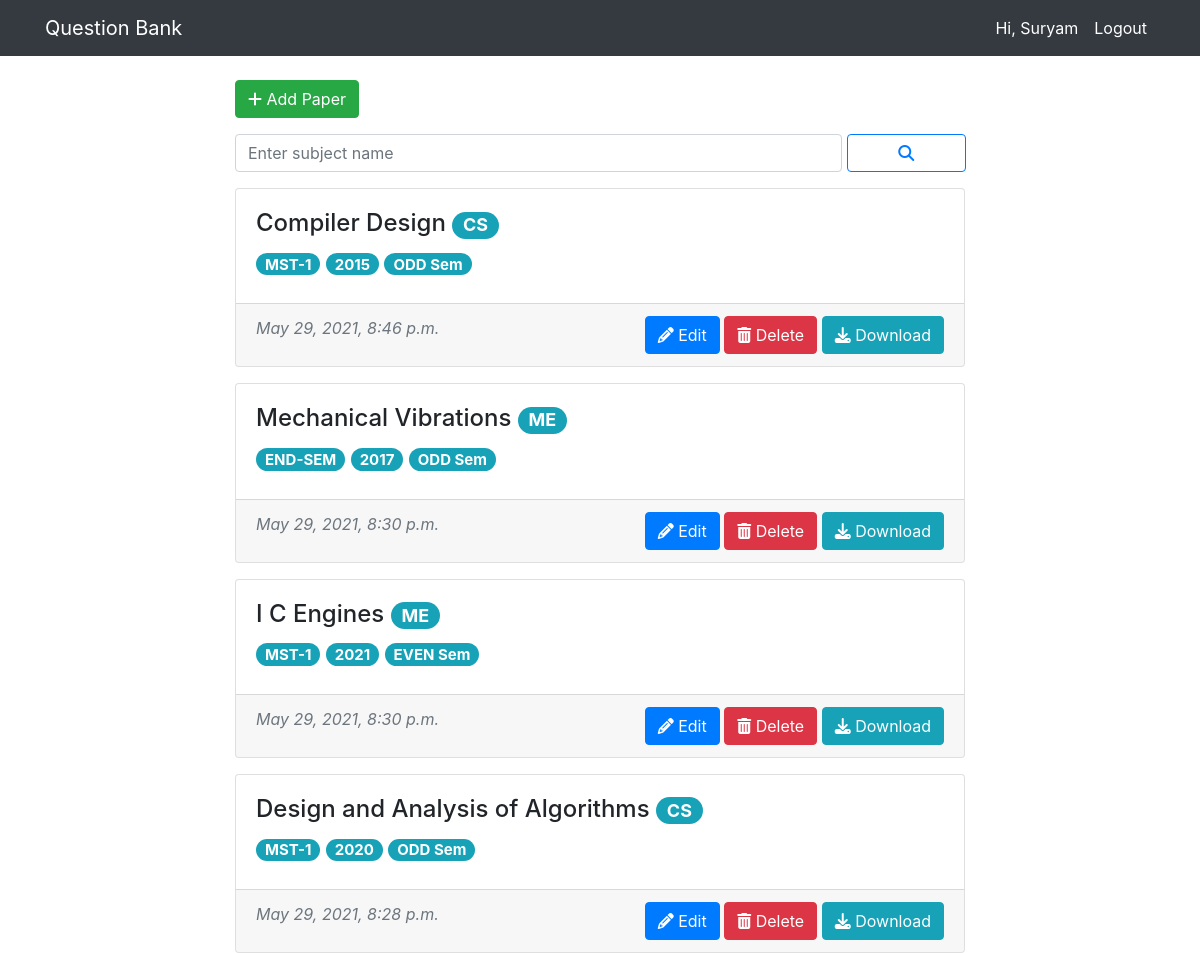
The page /paper/mylist/ (signed in, upper part) on the database as committed earlier.
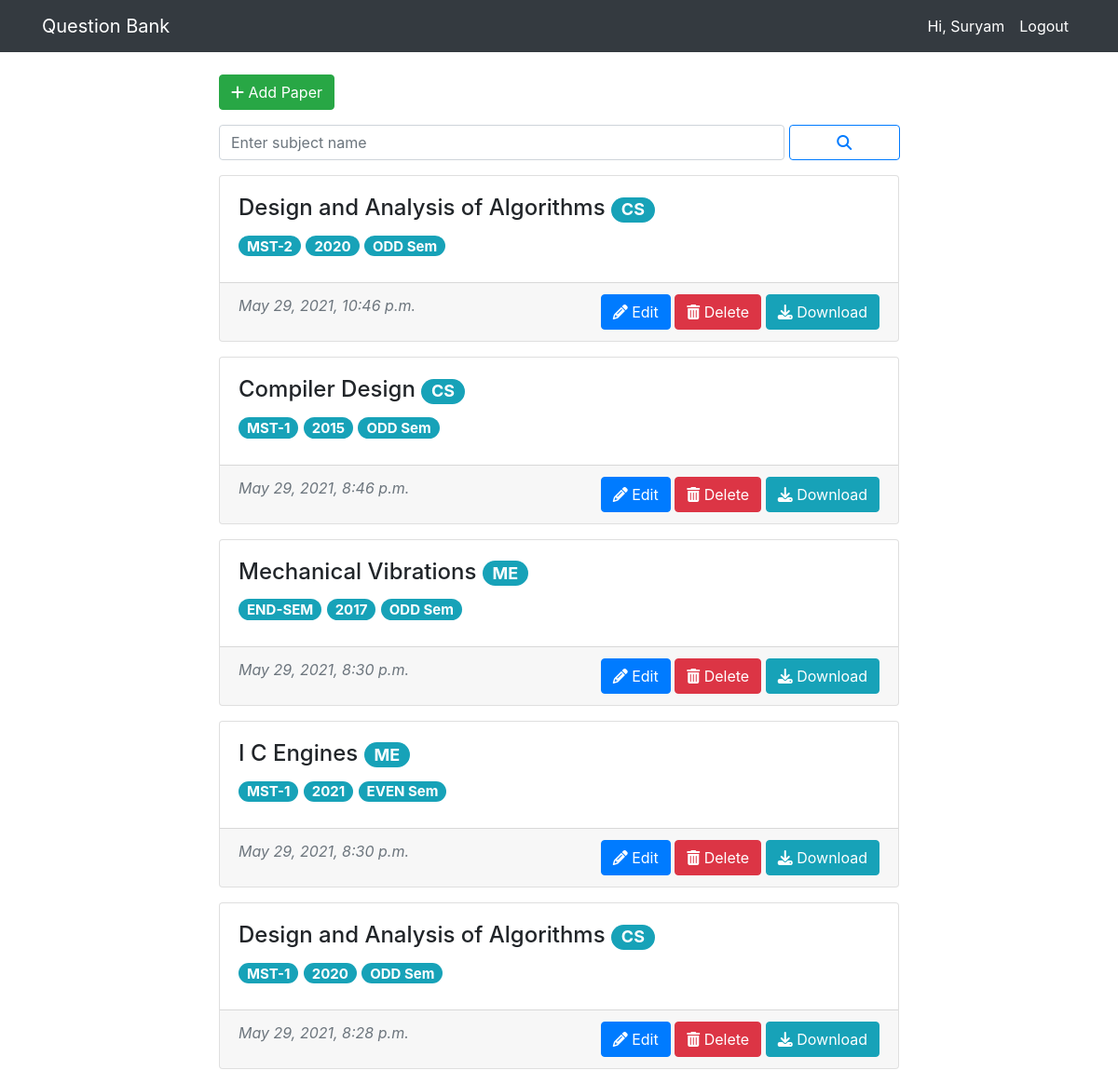
The same page on the database as committed later.
### questions/models.py (models this page shows, shortened)
class QuestionPaper(models.Model):
    branch = models.ForeignKey(Branch, on_delete=models.CASCADE)
    subject = ChainedForeignKey(
        Subject,
        on_delete=models.CASCADE,
        chained_field="branch",
        chained_model_field="branch",
    )
    year = models.PositiveIntegerField(
        validators=[
            MinValueValidator(2000),
            MaxValueValidator(datetime.date.today().year),
        ],
        help_text="Please use the following format: <em>YYYY</em>.",
    )
    semester = models.CharField(
        max_length=4,
        choices=SEMESTER_CHOICES,
        default='ODD',
    )
    exam = models.CharField(
        max_length=7,
        choices=EXAM_CHOICES,
        default='MST-1',
    )
    paper = models.FileField(
        upload_to=filePath,
        null=True,
        validators=[
            FileExtensionValidator(['pdf'])
        ],
    )
    author = models.ForeignKey(get_user_model(), on_delete=models.CASCADE,)
    uploaded_at = models.DateTimeField(auto_now_add=True)
    updated_at = models.DateTimeField(auto_now=True)
    class Meta:
        constraints = [
            models.UniqueConstraint(
                fields=['subject', 'year', 'semester', 'exam'],
                name='unique paper'
            ),
        ]

class Subject(models.Model):
    branch = models.ForeignKey(Branch, on_delete=models.CASCADE)
    subject_code = models.CharField(unique=True, max_length=10)
    subject_name = models.CharField(unique=True, max_length=256)
    subject_name_short = models.CharField(unique=True, max_length=5)
    def __str__(self):
        return self.subject_name

class Branch(models.Model):
    name = models.CharField(unique=True, max_length=256)
    def __str__(self):
        return self.name

### questions/views.py (the view)
# urls.py: path('paper/mylist/', MyListView.as_view(), name='mylist'),
class MyListView(LoginRequiredMixin, ListView):
    model = QuestionPaper
    template_name = 'questions/mylist.html'
    context_object_name = 'mylist'
    def get_queryset(self):
        filter_set = self.model.objects.all()
        if self.request.GET.get('search'):
            search = self.request.GET.get('search')
            query = Q(subject__subject_name__icontains=search) | Q(
                subject__subject_name_short__icontains=search)
            filter_set = self.model.objects.filter(query)
        return filter_set.filter(author=self.request.user).order_by('-updated_at')
    def get_context_data(self, **kwargs):
        context = super().get_context_data(**kwargs)
        if self.request.GET.get('search'):
            context['search'] = self.request.GET.get('search')
        return context

### templates/questions/mylist.html
{% extends 'base.html' %}
{% block content %}
    <a href="{% url 'create' %}" class="btn btn-success">
        <i class="fa fa-plus"></i> Add Paper
    </a>
    {% include 'searchbar.html' %}
    {% for p in mylist %}
        <div class="card my-3">
            <div class="card-body">
                <h4 class="card-title">
                    {{ p.subject }}
                    <span class="badge badge-pill badge-info">{{ p.branch }}</span>
                </h4>
                <h5>
                    <span class="badge badge-pill badge-info">{{ p.exam }}</span>
                    <span class="badge badge-pill badge-info">{{ p.year }}</span>
                    <span class="badge badge-pill badge-info">{{ p.semester }} Sem</span>
                </h5>
            </div>
            <div class="card-footer">
                <div class="row">
                    <div class="col-xl-6 my-2 my-md-0 text-muted">
                        <em> {{ p.updated_at }}</em>
                    </div>
                    <div class="col-xl-6 my-2 my-md-0 text-right">
                        <a href="{% url 'update' p.id%}" class="btn btn-primary">
                            <i class="fa fa-pencil"></i> Edit
                        </a>
                        <a href="{% url 'delete' p.id%}" class="btn btn-danger">
                            <i class="fa fa-trash"></i> Delete
                        </a>
                        <a href="{{ p.paper.url }}" class="btn btn-info" download>
                            <i class="fa fa-download"></i> Download
                        </a>
                    </div>
                </div>
            </div>
        </div>
    {% empty %}
    <h4 class="my-4">No entries yet.</h4>
    {% endfor %}
{% endblock content %}

Rows that differ between the two databases and show on the page:
added QuestionPaper: subject "Design and Analysis of Algorithms", branch "CS", exam "MST-2", year "2020", semester "ODD", updated_at "May 29, 2021, 10:46 p.m."
